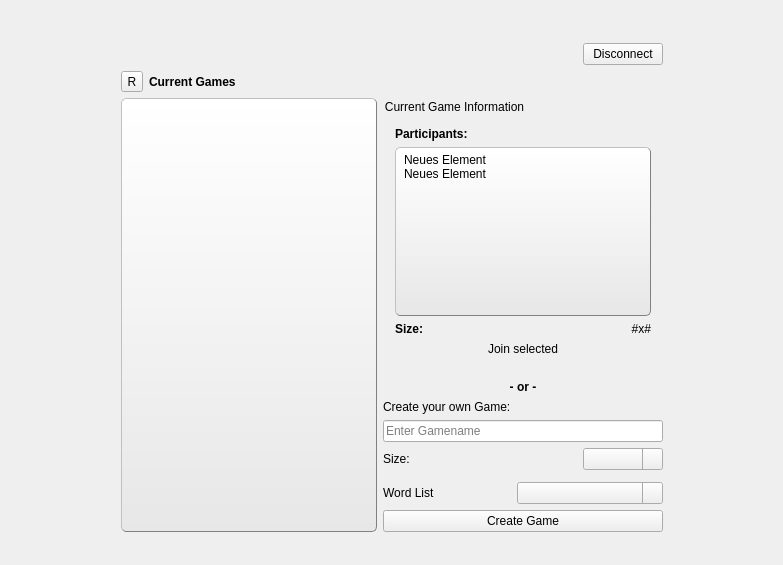
<?xml version="1.0" encoding="UTF-8"?>
<ui version="4.0">
 <class>LobbyWidget</class>
 <widget class="QWidget" name="LobbyWidget">
  <property name="geometry">
   <rect>
    <x>0</x>
    <y>0</y>
    <width>783</width>
    <height>565</height>
   </rect>
  </property>
  <property name="windowTitle">
   <string>Form</string>
  </property>
  <property name="styleSheet">
   <string notr="true">background-color: qlineargradient(spread:pad, x1:0.545, y1:1, x2:0.528273, y2:0, stop:0 rgba(207, 207, 207, 255), stop:1 rgba(255, 255, 255, 255));
  border-style: outset;
     border-width: 1px;
     border-radius: 5px;
     border-color: gray;
padding: 5px;

QPushButton::pressed {
     border-style: inset;
 }

QLabel {
background:transparent;
border:0px;
}</string>
  </property>
  <layout class="QGridLayout" name="gridLayout">
   <property name="topMargin">
    <number>15</number>
   </property>
   <item row="4" column="1" rowspan="9" colspan="2">
    <widget class="QListWidget" name="currentGamesList">
     <property name="styleSheet">
      <string notr="true">background-color: qlineargradient(spread:pad, x1:1, y1:1, x2:1, y2:0, stop:0 rgba(231, 231, 231, 255), stop:1 rgba(255, 255, 255, 255));
  border-style: outset;
     border-width: 1px;
     border-radius: 5px;
     border-color: gray;
padding: 5px;
</string>
     </property>
    </widget>
   </item>
   <item row="8" column="3" colspan="3">
    <widget class="QLineEdit" name="lineEdit">
     <property name="inputMask">
      <string/>
     </property>
     <property name="placeholderText">
      <string>Enter Gamename</string>
     </property>
    </widget>
   </item>
   <item row="12" column="3" colspan="3">
    <widget class="QPushButton" name="createGame">
     <property name="styleSheet">
      <string notr="true">QPushButton::pressed {
     border-style: inset;
 }</string>
     </property>
     <property name="text">
      <string>Create Game</string>
     </property>
    </widget>
   </item>
   <item row="7" column="3">
    <widget class="QLabel" name="label_3">
     <property name="styleSheet">
      <string notr="true">background:transparent;
border:0px;</string>
     </property>
     <property name="text">
      <string>Create your own Game:</string>
     </property>
    </widget>
   </item>
   <item row="9" column="3" colspan="2">
    <widget class="QLabel" name="label_2">
     <property name="styleSheet">
      <string notr="true">background:transparent;
border:0px;</string>
     </property>
     <property name="text">
      <string>Size:</string>
     </property>
    </widget>
   </item>
   <item row="9" column="5">
    <widget class="QComboBox" name="comboBox">
     <property name="styleSheet">
      <string notr="true"> QComboBox::drop-down {
     subcontrol-origin: padding;
     subcontrol-position: top right;
     width: 15px;

     border-left-width: 1px;
     border-left-color: darkgray;
     border-left-style: solid; /* just a single line */
     border-top-right-radius: 3px; /* same radius as the QComboBox */
     border-bottom-right-radius: 3px;
 }

 QComboBox::down-arrow {
     image: url(:/Bingo/dropdown.png);
 }

 QComboBox::down-arrow:on { /* shift the arrow when popup is open */
     top: 1px;
     left: 1px;
 }</string>
     </property>
    </widget>
   </item>
   <item row="6" column="3" colspan="3">
    <widget class="QLabel" name="label_4">
     <property name="styleSheet">
      <string notr="true">background:transparent;
border:0px;
font-weight:bold;</string>
     </property>
     <property name="text">
      <string>- or -</string>
     </property>
     <property name="alignment">
      <set>Qt::AlignCenter</set>
     </property>
    </widget>
   </item>
   <item row="11" column="4" colspan="2">
    <widget class="QComboBox" name="comboBox_2">
     <property name="styleSheet">
      <string notr="true"> QComboBox::drop-down {
     subcontrol-origin: padding;
     subcontrol-position: top right;
     width: 15px;

     border-left-width: 1px;
     border-left-color: darkgray;
     border-left-style: solid; /* just a single line */
     border-top-right-radius: 3px; /* same radius as the QComboBox */
     border-bottom-right-radius: 3px;
 }

 QComboBox::down-arrow {
     image: url(:/Bingo/dropdown.png);
 }

 QComboBox::down-arrow:on { /* shift the arrow when popup is open */
     top: 1px;
     left: 1px;
 }</string>
     </property>
    </widget>
   </item>
   <item row="11" column="3">
    <widget class="QLabel" name="label_5">
     <property name="styleSheet">
      <string notr="true">background:transparent;
border:0px;</string>
     </property>
     <property name="text">
      <string>Word List</string>
     </property>
    </widget>
   </item>
   <item row="4" column="3" colspan="3">
    <widget class="QGroupBox" name="groupBox">
     <property name="styleSheet">
      <string notr="true">background:transparent;
border:0px;</string>
     </property>
     <property name="title">
      <string>Current Game Information</string>
     </property>
     <layout class="QGridLayout" name="gridLayout_2">
      <item row="0" column="0" colspan="2">
       <widget class="QLabel" name="label_7">
        <property name="styleSheet">
         <string notr="true">font-weight:bold;</string>
        </property>
        <property name="text">
         <string>Participants:</string>
        </property>
       </widget>
      </item>
      <item row="1" column="0" colspan="2">
       <widget class="QListWidget" name="participants">
        <property name="minimumSize">
         <size>
          <width>0</width>
          <height>100</height>
         </size>
        </property>
        <property name="styleSheet">
         <string notr="true">background-color: qlineargradient(spread:pad, x1:1, y1:1, x2:1, y2:0, stop:0 rgba(231, 231, 231, 255), stop:1 rgba(255, 255, 255, 255));
  border-style: outset;
     border-width: 1px;
     border-radius: 5px;
     border-color: gray;
padding: 5px;
</string>
        </property>
        <item>
         <property name="text">
          <string>Neues Element</string>
         </property>
        </item>
        <item>
         <property name="text">
          <string>Neues Element</string>
         </property>
        </item>
       </widget>
      </item>
      <item row="2" column="0">
       <widget class="QLabel" name="label_8">
        <property name="styleSheet">
         <string notr="true">font-weight:bold;</string>
        </property>
        <property name="text">
         <string>Size:</string>
        </property>
       </widget>
      </item>
      <item row="3" column="0" colspan="2">
       <widget class="QPushButton" name="joinGameButton">
        <property name="styleSheet">
         <string notr="true">background-color: qlineargradient(spread:pad, x1:0.545, y1:1, x2:0.528273, y2:0, stop:0 rgba(207, 207, 207, 255), stop:1 rgba(255, 255, 255, 255));
  border-style: outset;
     border-width: 1px;
     border-radius: 5px;
     border-color: gray;
padding: 5px;

QPushButton::pressed {
     border-style: inset;
 }</string>
        </property>
        <property name="text">
         <string>Join selected</string>
        </property>
       </widget>
      </item>
      <item row="2" column="1">
       <widget class="QLabel" name="label_9">
        <property name="text">
         <string>#x#</string>
        </property>
        <property name="alignment">
         <set>Qt::AlignRight|Qt::AlignTrailing|Qt::AlignVCenter</set>
        </property>
       </widget>
      </item>
     </layout>
    </widget>
   </item>
   <item row="0" column="2" colspan="4">
    <spacer name="verticalSpacer">
     <property name="orientation">
      <enum>Qt::Vertical</enum>
     </property>
     <property name="sizeHint" stdset="0">
      <size>
       <width>20</width>
       <height>40</height>
      </size>
     </property>
    </spacer>
   </item>
   <item row="13" column="2" colspan="4">
    <spacer name="verticalSpacer_2">
     <property name="orientation">
      <enum>Qt::Vertical</enum>
     </property>
     <property name="sizeHint" stdset="0">
      <size>
       <width>20</width>
       <height>40</height>
      </size>
     </property>
    </spacer>
   </item>
   <item row="0" column="0" rowspan="14">
    <spacer name="horizontalSpacer">
     <property name="orientation">
      <enum>Qt::Horizontal</enum>
     </property>
     <property name="sizeHint" stdset="0">
      <size>
       <width>40</width>
       <height>20</height>
      </size>
     </property>
    </spacer>
   </item>
   <item row="1" column="6" rowspan="11">
    <spacer name="horizontalSpacer_2">
     <property name="orientation">
      <enum>Qt::Horizontal</enum>
     </property>
     <property name="sizeHint" stdset="0">
      <size>
       <width>40</width>
       <height>20</height>
      </size>
     </property>
    </spacer>
   </item>
   <item row="3" column="2">
    <widget class="QLabel" name="label">
     <property name="styleSheet">
      <string notr="true">background:transparent;
border:0px;
font-weight:bold;</string>
     </property>
     <property name="text">
      <string>Current Games</string>
     </property>
    </widget>
   </item>
   <item row="3" column="1">
    <widget class="QToolButton" name="refreshButton">
     <property name="styleSheet">
      <string notr="true">padding: 1px;</string>
     </property>
     <property name="text">
      <string>R</string>
     </property>
     <property name="icon">
      <iconset resource="../resources/bingo.qrc">
       <normaloff>:/Bingo/icons/01-refresh.png</normaloff>:/Bingo/icons/01-refresh.png</iconset>
     </property>
     <property name="autoRaise">
      <bool>false</bool>
     </property>
     <property name="arrowType">
      <enum>Qt::NoArrow</enum>
     </property>
    </widget>
   </item>
   <item row="2" column="1" colspan="4">
    <widget class="QLabel" name="playerNickLabel">
     <property name="styleSheet">
      <string notr="true">background:transparent;
border:0px;</string>
     </property>
     <property name="text">
      <string/>
     </property>
     <property name="alignment">
      <set>Qt::AlignRight|Qt::AlignTrailing|Qt::AlignVCenter</set>
     </property>
    </widget>
   </item>
   <item row="2" column="5">
    <widget class="QPushButton" name="disconnectButton">
     <property name="styleSheet">
      <string notr="true">QPushButton::pressed {
     border-style: inset;
 }</string>
     </property>
     <property name="text">
      <string>Disconnect</string>
     </property>
    </widget>
   </item>
  </layout>
 </widget>
 <resources>
  <include location="../resources/bingo.qrc"/>
 </resources>
 <connections/>
</ui>
